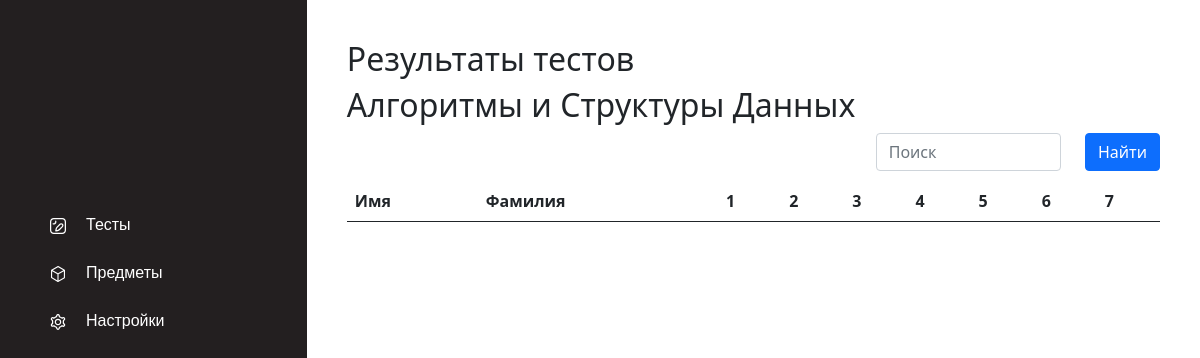
The app's page /subjects/results/?subject=1 (signed in), older data.
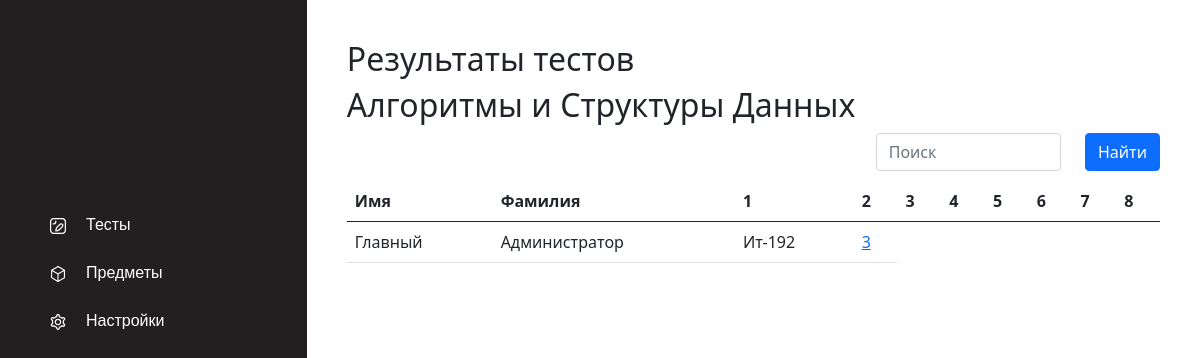
The same page, newer data.
### account/models.py (models this page shows)
class User(auth_models.AbstractUser):
    active_test = models.PositiveIntegerField(blank=True, null=True)
    study_group = models.ForeignKey(StudyGroup, on_delete=models.SET_NULL, null=True)

class StudyGroup(models.Model):
    name = models.CharField(max_length=20)

### results/views.py (the view, shortened to what this page needs)
# urls.py: path('results/', views.show_results, name='show results'),
@login_required(login_url='/account/auth/', redirect_field_name='')
def show_results(request):
    subject = Subject.objects.get(id=request.GET.get("subject"))
    user_status = User.objects.get(id=request.user.id).study_group.id
    results = get_subject_results(subject, user_status)
    return render(request, 'subjects/results.html', {'data': results, 'subject': subject, 'topics': [i for i in range(1, len(subject.topic_set.all()) + 1)]})

### templates/subjects/results.html (shortened to what this page needs)
{% extends "tests/../base.html" %}
{% block content %}
    <h2>Результаты тестов</h2>
        <h2>{{ subject.name }}</h2>
        <div class="container-fliud">
        <div class="row justify-content-end">
            <div style="margin-bottom: 10px" class="col-3"><input id='searchInput' class="form-control g-3" type="text" placeholder="Поиск" aria-label="default input example"></div>
            <div class="col-auto"><button id="searchButton" type="button" class="btn btn-primary">Найти</button></div>
        </div>
            <table class="table">
              <thead>
                <tr>
                  <th scope="col">Имя</th>
                  <th scope="col">Фамилия</th>
                    {% for topic in topics %}
                    <th scope="col">{{ topic }}</th>
                    {% endfor %}
                </tr>
              </thead>
              <tbody>
              {% for item in data %}
                <tr>
                    <td>{{ item.name }}</td>
                    <td>{{ item.surname }}</td>
                    <td>{{ item.group }}</td>
                    {% for result in item.results %}
                        <td><a href = "">{{ result }}</a></td>
                    {% endfor %}
                </tr>
              {% endfor %}
              </tbody>
            </table>
        </div>
{% endblock content %}

Row changes from the older to the newer data that the page shows:
now on this page (row edited): User: name "Главный", surname "Администратор"
now on this page (row unchanged): StudyGroup: group "Ит-192"
Text that changed along with them:
new list line: "8"
new list line: "3"
